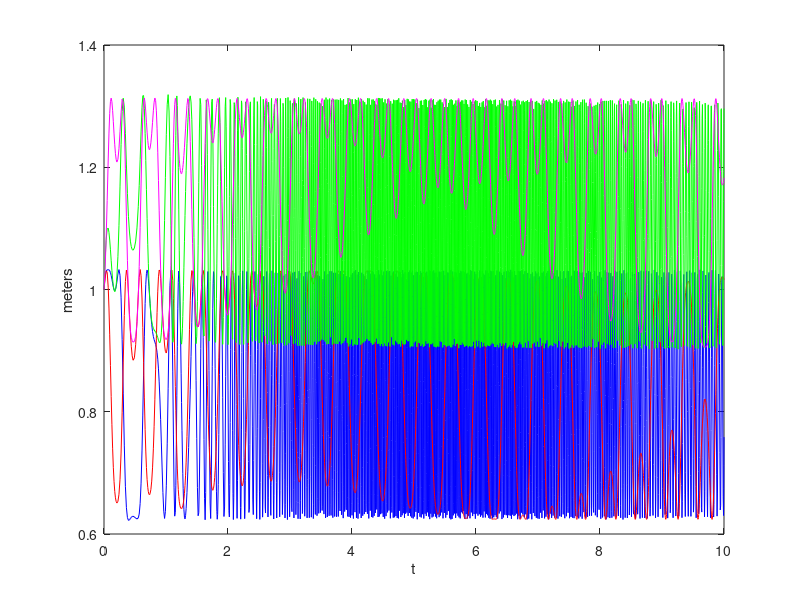

The MATLAB script that drew this image:
% p_1=x(1)
% p_2=x(2)
% q_k=x(3)
% th_1=x(4)
% th_2=x(5)
% x_1=x(6)
% x_2=x(7)
% y_1=x(8)
% y_2=x(9)
% alp=x(10)
k=17;
m_1=0.288;
m_2=0.288;
g=9.81;
L=0.2032;
d=0.2667;
% [p_1_dot,p_2_dot,q_k_dot,theta_1_dot,theta_2_dot,x_1_dot,x_2_dot,y_1_dot,y_2_dot,alp_dot]
vector=@(t,x) [((-1)*(cos(x(4))*cos(x(10))))-(sin(x(5))*((m_1*g)+(k*x(3)*sin(x(10)))));(((cos(x(5))*cos(x(10))*k*x(3))-(sin(x(5))*(m_2*g-(k*x(3)*sin(x(10)))))));((cos(x(10))*((x(1)/m_1)*cos((x(4)))-((x(2)/m_2)*cos(x(5)))))+(sin(x(10))*((x(1)/m_1)*sin((x(4)))-((x(2)/m_2)*sin(x(5))))));(x(1)/(L*m_1));((x(2)/(L*m_2)));(x(1)/m_1)*cos(x(4));(x(2)/m_2)*cos(x(5));(x(1)/m_1)*sin(x(4));(x(2)/m_2)*sin(x(5));atan((L-L+x(9)-x(8))/(d+x(7)-x(6)))];
[t,xa] = ode45(vector,[0 10],[1 0.5 1 1 1 1 1 1 1 1]);

plot(t,xa(:,6),'b',t,xa(:,7),'r',t,xa(:,8),'g',t,xa(:,9),'m');
xlabel('t'), ylabel('meters')
